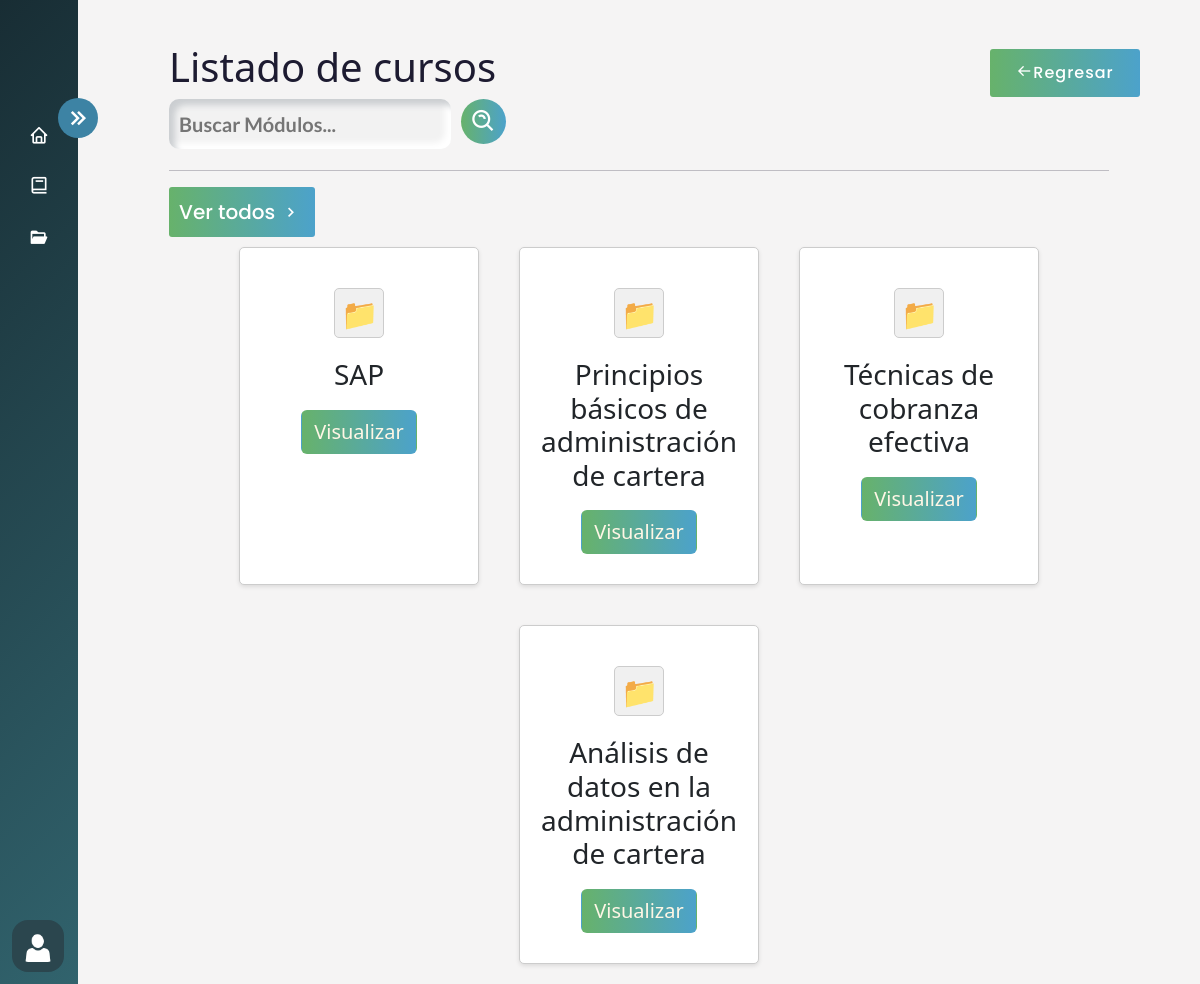
Screenshot of /usuario/Material_Usuarios (signed in) with the database file from the repository.
### AppCursos/models.py (models this page shows, shortened)
class Cursos(models.Model):
     nombre_curso=models.CharField(max_length=100)
     descripcion_curso = models.CharField(max_length=500)
     estado_curso= models.BooleanField(default=False)
     duracion_curso = models.IntegerField(blank=True, null=True)
     iconoCurso = models.ImageField(upload_to='IconosCurso', null=True,blank=True)
     id_cargo=models.ForeignKey(Cargo, on_delete=models.CASCADE,null=True)
     class Meta:
          verbose_name_plural = 'Cursos'

### AppUsuarios/views.py (the view)
# urls.py: path('Material_Usuarios',login_required(views.Material_Usuarios),name='Material_Usuarios'),
def Material_Usuarios(request):
    user_id = request.user.id  # Obtén el ID del usuario actual
    search_query = request.GET.get('search', '')  # Obtén el término de búsqueda
    listacursos = Cursos.objects.filter(id_cargo__usuario_cargo__id_usuario=user_id, estado_curso=True, nombre_curso__icontains=search_query)
    return render(request, 'Templates_Usuarios/Cursos/Material_Usuarios.html', {'listacursos': listacursos})

### AppCursos/context_processors.py (called while the page is built)
def group_name(request):
    group_name = None
    if request.user.is_authenticated:
        group = Group.objects.filter(user=request.user).first()
        if group:
            group_name = group.name
    return {'group_name': group_name}

### Templates/Templates_Usuarios/Cursos/Material_Usuarios.html
{% extends 'Layout/Base.html' %}
{% load static %}
{% block content %}
<link rel="stylesheet" href="{% static 'Css/Material.css' %}">
<div class="home_content">
    <div class="text">
        <div class="container2">
            <h1> Listado de cursos </h1>
        <form class="search" action="{% url 'Material_Usuarios' %}" method="GET">
            <input type="text" class="search-bar" name="search" placeholder="Buscar Módulos...">
            <button class="search-icon"> <i class='bx bx-search-alt' style="font-size:27px; "></i></button> <br>
            </form>
            <hr>
        <a href="{% url 'Material_Usuarios' %}">
            <button class="ver_todos">
                <span>Ver todos</span>
                <i class='bx bx-chevron-right'></i>
            </button>
        </a>
        <div class="card-container">
                    {% for curso in listacursos %}
                    <div class="card">
                        <div class="folder-icon">
                        </div>
                        <div class="card-content">
                            <h3>{{ curso.nombre_curso }}</h3>
                            <div  >
                            <a href="{% url 'Listar_Material_Usuarios' curso_id=curso.id %}">
									  <button type="button" class="btn visualizar">Visualizar</button>
                                </a>
                            </div>
                        </div>
                    </div>
                    {% endfor %}
                </div>
        </div>
    </div>
</div>
{% if group_name == 'administrativos' %}
<a href="{% url 'gestion_MaterialApoyo' %}" id="back2">
    <button class="back">
        <div class="icon">
            <i class='bx bx-arrow-back'></i>
        </div>
        <span>
            Regresar
        </span>
    </button>
</a>
    {% elif group_name == 'usuarios' %}
    <a href="{% url 'home' %}" id="back2">
        <button class="back">
            <div class="icon">
                <i class='bx bx-arrow-back'></i>
            </div>
            <span>
                Regresar
            </span>
        </button>
    </a>
    {% endif %}
{% endblock %}

### static/Css/Estilo.css (style rules this page uses)
body { overflow-x: hidden; }
* { margin: 0; padding: 0; box-sizing: border-box; }

### static/Css/Material.css (style rules this page uses)
body { margin: 0; padding: 0; box-sizing: border-box; background-color: #f2f0f0b4; overflow-y: scroll; }
.home_content { position: absolute; height: 100%; width: calc(100% - 78px); left: 78px; transition: all 0.5s ease; }
.home_content .text { font-size: 25px; font-weight: 500; color: #1d1b31; margin: 12px; }
.card-container { display: flex; flex-wrap: wrap; gap: 20px; justify-content: center; margin: 0 auto; max-width: 1200px; }
.card { background-color: #fff; border: 1px solid #ccc; border-radius: 5px; box-shadow: 0 2px 4px rgba(0, 0, 0, 0.1); width: 20vw; padding: 20px; text-align: center; margin: 10px; }
.folder-icon { background-color: #f0f0f0; border: 1px solid #ccc; border-radius: 5px; height: 50px; width: 50px; margin: 20px auto; }
.folder-icon::before { content: "\1F4C1"; font-size: 30px; line-height: 50px; }
input[type="text"], #id_duracion_curso, #id_iconoCurso, #id_numero_intentos, #id_instrucciones_evaluacion { background-color: #f2f2f2; border: none; border-radius: 10px; outline: none; padding: 10px; transition: all 0.3s ease; font-size: 20px; font-weight: bold; color: #333; }
.search-bar { caret-color: #0fbf12; font-family: 'Lato', sans-serif; background: #ecf0f3; font-weight: 300; box-shadow: inset 6px 6px 6px #cbced1, inset -6px -6px 6px white; border: none; border-radius: 40px; outline: none; transition: all 0.3s ease; font-size: 20px; color: #000000; margin-bottom: 5px; transition: all 0.3s ease; width: 30%; padding: 10px 10px 10px 10px; }
.back { align-items: center; position: fixed; top: 5%; right: 5%; display: flex; height: 3em; width: 150px; padding: 10px; font-size: 16px; align-items: center; justify-content: center; border-radius: 3px; letter-spacing: 1px; transition: all 0.4s linear; cursor: pointer; border: none; background: linear-gradient(to right, #67b26b, #4ca2cb); color: #fff; transition: all 0.4s ease-in; font-family: 'Poppins', sans-serif ; font-weight: 500; }
.visualizar { background: linear-gradient(to right, #67b26b, #4ca2cb); color: #fff6e5; font-weight: 500; font-size: 20px; transition: all 0.4s linear; margin: 10px; }
.search-icon { border: none; background: linear-gradient(to right, #67b26b, #4ca2cb); color: #fff; border-radius: 50%; width: 45px; height: 45px; font-size: 20px; text-align: center; display: flex; align-items: center; justify-content: center; }
a { text-decoration: none; }
.ver_todos { width: auto; font-size: 20px; margin: 10px 0px 0px 0px; display: flex; height:auto; padding: 10px; align-items: center; font-family: 'Poppins', sans-serif; font-weight: 500; justify-content: center; border-radius: 3px; transition: all 0.4s linear; cursor: pointer; border: none; background: linear-gradient(to right, #67b26b, #4ca2cb); color: #fff; text-decoration: none; }
.ver_todos>i { width: 30px; font-size: 20px; transition: all 0.4s ease-in; }
form { display: flex; justify-content: start; }
form > * { margin-right: 10px; }
.card-container { animation: card-container 0.8s; }
.container2 { width: 80vw; margin: 3% auto; padding: 10px; position: relative; top: 1%; }

### rows the page displays
Cursos: nombre_curso "SAP"
Cursos: nombre_curso "Principios básicos de administración de cartera"
Cursos: nombre_curso "Técnicas de cobranza efectiva"
Cursos: nombre_curso "Análisis de datos en la administración de cartera"
